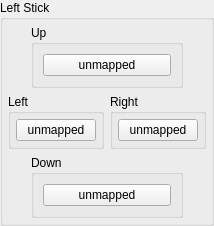
           <widget class="QGroupBox" name="gb_left_stick">
            <property name="sizePolicy">
             <sizepolicy hsizetype="Preferred" vsizetype="Fixed">
              <horstretch>0</horstretch>
              <verstretch>0</verstretch>
             </sizepolicy>
            </property>
            <property name="minimumSize">
             <size>
              <width>0</width>
              <height>0</height>
             </size>
            </property>
            <property name="title">
             <string>Left Stick</string>
            </property>
            <layout class="QVBoxLayout" name="gb_left_stick_layout">
             <property name="leftMargin">
              <number>5</number>
             </property>
             <property name="topMargin">
              <number>5</number>
             </property>
             <property name="rightMargin">
              <number>5</number>
             </property>
             <property name="bottomMargin">
              <number>5</number>
             </property>
             <item>
              <widget class="QWidget" name="left_stick_up" native="true">
               <property name="maximumSize">
                <size>
                 <width>16777215</width>
                 <height>2121</height>
                </size>
               </property>
               <layout class="QHBoxLayout" name="left_stick_up_layout">
                <property name="leftMargin">
                 <number>0</number>
                </property>
                <property name="topMargin">
                 <number>0</number>
                </property>
                <property name="rightMargin">
                 <number>0</number>
                </property>
                <property name="bottomMargin">
                 <number>0</number>
                </property>
                <item>
                 <widget class="QGroupBox" name="gb_left_stick_up">
                  <property name="minimumSize">
                   <size>
                    <width>0</width>
                    <height>0</height>
                   </size>
                  </property>
                  <property name="maximumSize">
                   <size>
                    <width>152</width>
                    <height>16777215</height>
                   </size>
                  </property>
                  <property name="title">
                   <string>Up</string>
                  </property>
                  <layout class="QVBoxLayout" name="verticalLayout_10">
                   <item>
                    <widget class="QPushButton" name="LStickUpButton">
                     <property name="text">
                      <string>unmapped</string>
                     </property>
                    </widget>
                   </item>
                  </layout>
                 </widget>
                </item>
               </layout>
              </widget>
             </item>
             <item>
              <layout class="QHBoxLayout" name="layout_left_stick_left_right">
               <item>
                <widget class="QGroupBox" name="gb_left_stick_left">
                 <property name="title">
                  <string>Left</string>
                 </property>
                 <layout class="QVBoxLayout" name="gb_left_stick_left_layout">
                  <property name="leftMargin">
                   <number>5</number>
                  </property>
                  <property name="topMargin">
                   <number>5</number>
                  </property>
                  <property name="rightMargin">
                   <number>5</number>
                  </property>
                  <property name="bottomMargin">
                   <number>5</number>
                  </property>
                  <item>
                   <widget class="QPushButton" name="LStickLeftButton">
                    <property name="text">
                     <string>unmapped</string>
                    </property>
                   </widget>
                  </item>
                 </layout>
                </widget>
               </item>
               <item>
                <widget class="QGroupBox" name="gb_left_stick_right">
                 <property name="maximumSize">
                  <size>
                   <width>179</width>
                   <height>16777215</height>
                  </size>
                 </property>
                 <property name="title">
                  <string>Right</string>
                 </property>
                 <layout class="QVBoxLayout" name="gb_left_stick_right_layout">
                  <property name="leftMargin">
                   <number>5</number>
                  </property>
                  <property name="topMargin">
                   <number>5</number>
                  </property>
                  <property name="rightMargin">
                   <number>5</number>
                  </property>
                  <property name="bottomMargin">
                   <number>5</number>
                  </property>
                  <item>
                   <widget class="QPushButton" name="LStickRightButton">
                    <property name="text">
                     <string>unmapped</string>
                    </property>
                   </widget>
                  </item>
                 </layout>
                </widget>
               </item>
              </layout>
             </item>
             <item>
              <widget class="QWidget" name="left_stick_down" native="true">
               <layout class="QHBoxLayout" name="left_stick_down_layout">
                <property name="leftMargin">
                 <number>0</number>
                </property>
                <property name="topMargin">
                 <number>0</number>
                </property>
                <property name="rightMargin">
                 <number>0</number>
                </property>
                <property name="bottomMargin">
                 <number>0</number>
                </property>
                <item>
                 <widget class="QGroupBox" name="gb_left_stick_down">
                  <property name="minimumSize">
                   <size>
                    <width>152</width>
                    <height>0</height>
                   </size>
                  </property>
                  <property name="maximumSize">
                   <size>
                    <width>124</width>
                    <height>21212</height>
                   </size>
                  </property>
                  <property name="title">
                   <string>Down</string>
                  </property>
                  <layout class="QVBoxLayout" name="verticalLayout_8">
                   <item>
                    <widget class="QPushButton" name="LStickDownButton">
                     <property name="text">
                      <string>unmapped</string>
                     </property>
                    </widget>
                   </item>
                  </layout>
                 </widget>
                </item>
               </layout>
              </widget>
             </item>
            </layout>
           </widget>
